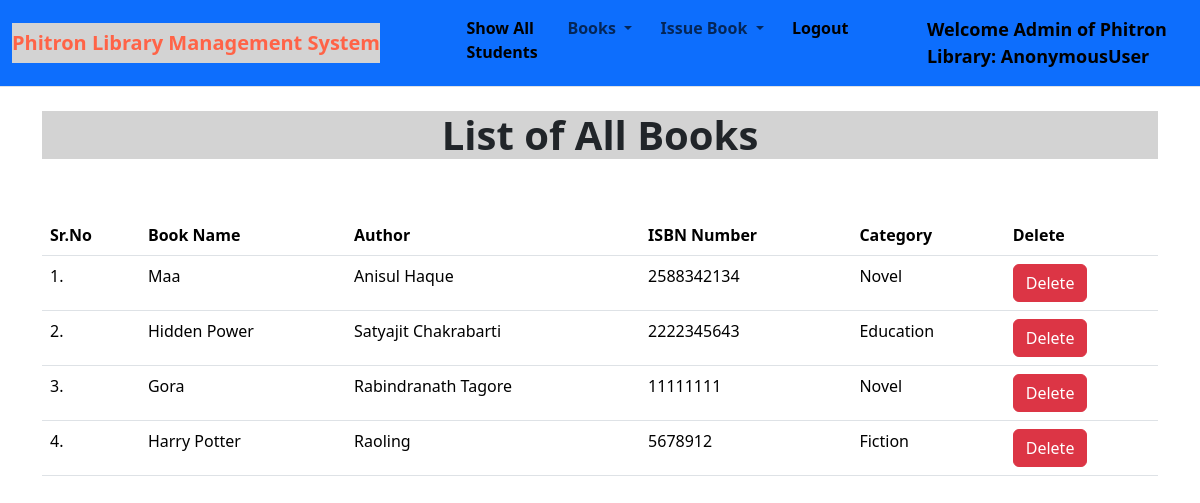
/show_books/, run on the app's committed database.
### library/models.py (models this page shows, shortened)
class Book(models.Model):
    name = models.CharField(max_length=100)
    author = models.CharField(max_length=100)
    isbn = models.PositiveIntegerField()
    category = models.CharField(max_length=80)

### library/views.py (the view)
# urls.py: path("show_books/", views.show_books, name="show_books"),
def show_books(request):
    books = Book.objects.all()
    return render(request, "show_books.html", {'books':books})

### library/templates/show_books.html (shortened to what this page needs)
{% extends 'admin_navbar.html' %}
{% load static %}
{% block body %}
<div class="container mt-4">
    <h1 class="text-center" style="font-weight: bold; background-color: lightgrey;">List of All Books</h1>
    <br></br>
    <table class="table table-hover" id="example">
        <thead>
            <tr>
                <th>Sr.No</th>
                <th>Book Name</th>
                <th>Author</th>
                <th>ISBN Number</th>
                <th>Category</th>
                <th>Delete</th>
            </tr>
        </thead>
        <tbody>
            {% for book in books %}
            <tr>
                <td>{{forloop.counter}}.</td>
                <td>{{book.name}}</td>
                <td>{{book.author}}</td>
                <td>{{book.isbn}}</td>
                <td>{{book.category}}</td>
                <td><a href="/delete_book/{{book.id}}/" class="btn btn-danger" onclick="return confirm('Are you confirm to delete this book?')">Delete</a></td>
            </tr>
            {% endfor %}
        </tbody>
    </table>
    </div>
{% endblock %}

### library/templates/admin_navbar.html (shortened to what this page needs)
<!doctype html>
{% load static %}
<html lang="en">
  <head>
    <link rel="stylesheet" href="{% static 'library/css/bootstrap.min.css' %}">
  </head>
  <body>
    <nav class="navbar navbar-expand-lg bg-primary border-bottom border-body">
        <div class="container-fluid">
          <a class="navbar-brand" href="#" style="font-weight: bold;background: lightgrey;color: tomato">Phitron Library Management System</a>
          <div class="collapse navbar-collapse" id="navbarSupportedContent">
            <ul class="navbar-nav me-auto mb-2 mb-lg-0">
              <li class="nav-item">
                <a class="nav-link active" aria-current="page" href="/show_students/" style="font-weight: bold;">Show All Students</a>
              </li>
              <li class="nav-item dropdown">
                <a class="nav-link dropdown-toggle" href="#" id="navbarDropdown" role="button" data-bs-toggle="dropdown" aria-expanded="false" style="font-weight: bold;">
                  Books
                </a>
              </li>
              <li class="nav-item dropdown">
                <a class="nav-link dropdown-toggle" href="#" id="navbarDropdown" role="button" data-bs-toggle="dropdown" aria-expanded="false" style="font-weight: bold;">
                  Issue Book
                </a>
              </li>
              <li class="nav-item">
                <a class="nav-link active" aria-current="page" href="/logout/" style="font-weight: bold;">Logout</a>
              </li>
              <li class="nav-item">
                <a style="font-weight:600; font-family:'Segoe UI', Tahoma, Geneva, Verdana, sans-serif; font-size: large;" class="nav-link active" href="#">Welcome Admin of Phitron Library: {{request.user}}</a>
              </li>
            </ul>
          </div>
        </div>
      </nav>
      {% block body %}
      {% endblock %}
  </body>
</html>

### data on the page
Book: name "Maa", author "Anisul Haque", isbn "2588342134", category "Novel"
Book: name "Hidden Power", author "Satyajit Chakrabarti", isbn "2222345643", category "Education"
Book: name "Gora", author "Rabindranath Tagore", isbn "11111111", category "Novel"
Book: name "Harry Potter", author "Raoling", isbn "5678912", category "Fiction"

### other printed values
{{ request.user }} "AnonymousUser"
